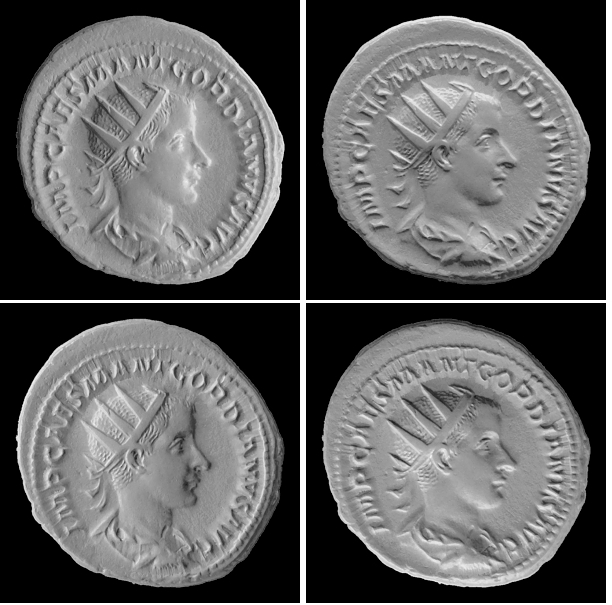
#> input picture FarzanExamples/coins.jpg, 612 x 605 px
$ python ee470-lecture21-contours.py
#> lines starting #> are read from the running program, lines starting #| are printed output that depends on the picture; after the words box and inside, x2 and y2 are one past the last pixel; in counts of white or black regions, pixels touching at a corner belong together; long printed decimals are rounded
# (c) 2025 S. Farzan, Electrical Engineering Department, Cal Poly
# Vision-Based Robotic Manipulation (EE 470), Lecture 21

import cv2
import numpy as np
from pathlib import Path


def detect_circles_contours(image_path):
    # Read image
    image_path = Path(image_path)
    image = cv2.imread(str(image_path))
#> image is the input picture: shape (605, 612, 3); min 0, max 255, mean 94.7
    original = image.copy()

    # Convert to grayscale
    gray = cv2.cvtColor(image, cv2.COLOR_BGR2GRAY)

    # Apply Gaussian blur
    blurred = cv2.GaussianBlur(gray, (5, 5), 0)
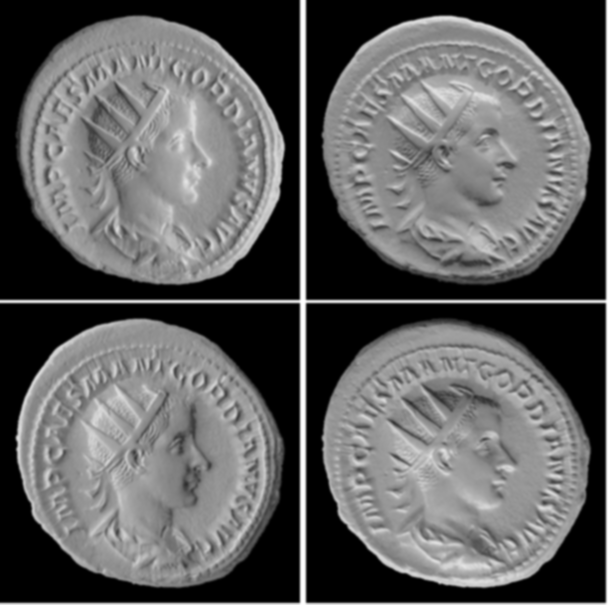
#> blurred: shape (605, 612); min 0, max 255, mean 94.7

    # Try different thresholding methods
    # 1. Simple binary threshold
    _, thresh_binary = cv2.threshold(blurred, 100, 255, cv2.THRESH_BINARY)
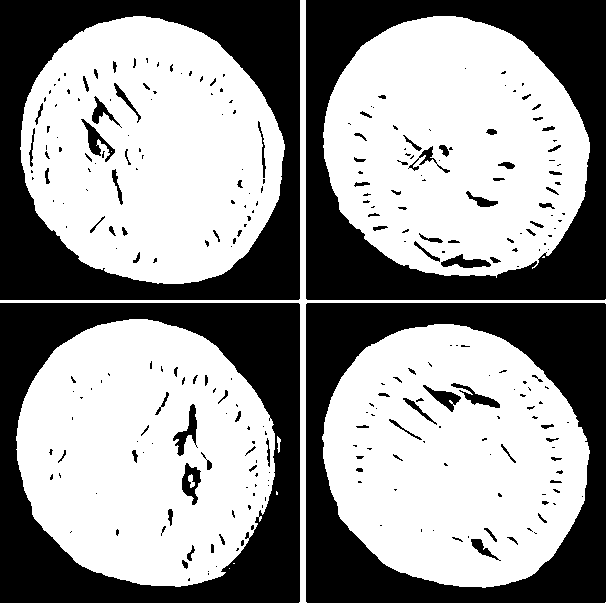
#> thresh_binary: shape (605, 612); 59.5% white; 289 black regions (193 under 20 px), largest, box (x1, y1, x2, y2) and area: (0, 303, 300, 603) 35723, (306, 0, 606, 300) 35570, (306, 303, 606, 603) 35351

    # 2. Otsu's thresholding
    _, thresh_otsu = cv2.threshold(blurred, 0, 255, cv2.THRESH_BINARY + cv2.THRESH_OTSU)
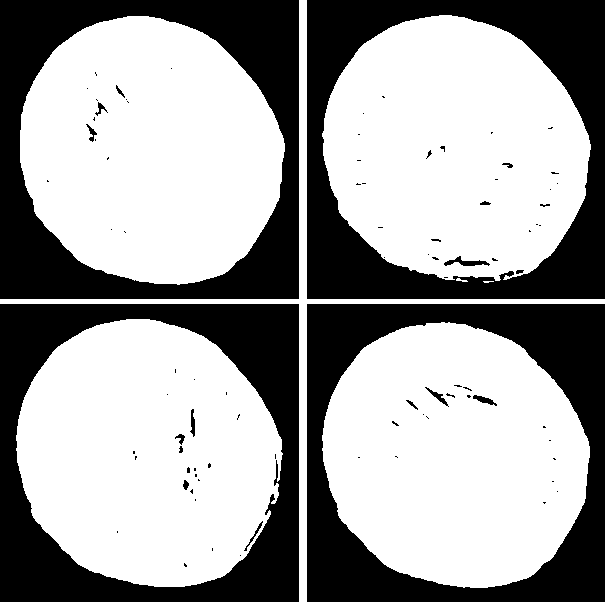
#> thresh_otsu: shape (605, 612); 63.3% white; 90 black regions (71 under 20 px), largest, box (x1, y1, x2, y2) and area: (0, 0, 299, 299) 33836, (307, 0, 605, 299) 33696, (0, 304, 299, 602) 33552

    # Choose the best threshold (try each one)
    thresh = thresh_binary # thresh_otsu  # Change this to try different thresholds

    # Clean up mask with morphological operations
    kernel = np.ones((5,5), np.uint8)
    mask = cv2.morphologyEx(thresh, cv2.MORPH_OPEN, kernel)
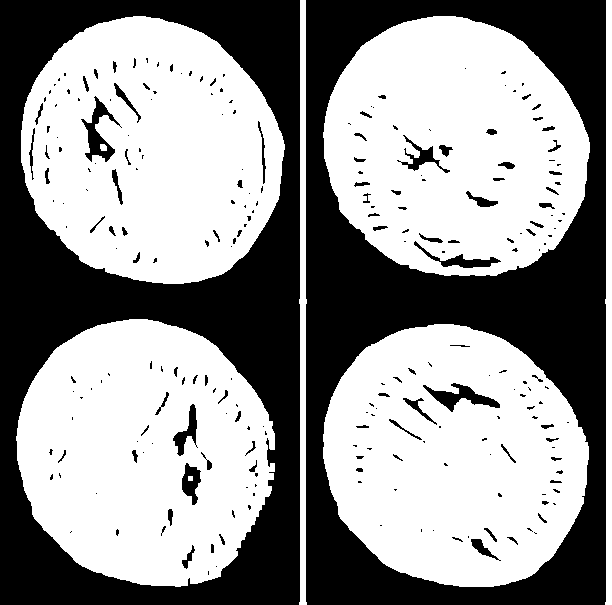
#> mask: shape (605, 612); 58.5% white; 248 black regions (159 under 20 px), largest, box (x1, y1, x2, y2) and area: (0, 0, 300, 605) 72766, (306, 0, 606, 605) 72508, (81, 96, 122, 162) 852
    mask = cv2.morphologyEx(mask, cv2.MORPH_CLOSE, kernel)
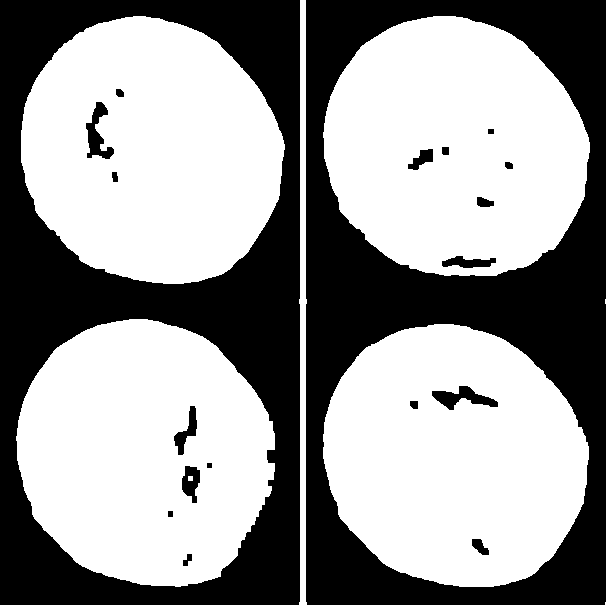
#> mask: shape (605, 612); 59.8% white; 19 black regions

    # Find contours on the edge image
    contours, _ = cv2.findContours(mask, cv2.RETR_EXTERNAL, cv2.CHAIN_APPROX_SIMPLE)
#> contours = 6 contours; box (x1, y1, x2, y2) and area: (21, 16, 285, 284) 54521, (323, 324, 589, 587) 54242, (323, 16, 590, 276) 53982, (16, 319, 275, 587) 53475, (299, 0, 307, 605) 3035, (605, 0, 612, 605) 3028

    # Create debug image for contours
    contour_debug = image.copy()
    cv2.drawContours(contour_debug, contours, -1, (0,255,0), 2)
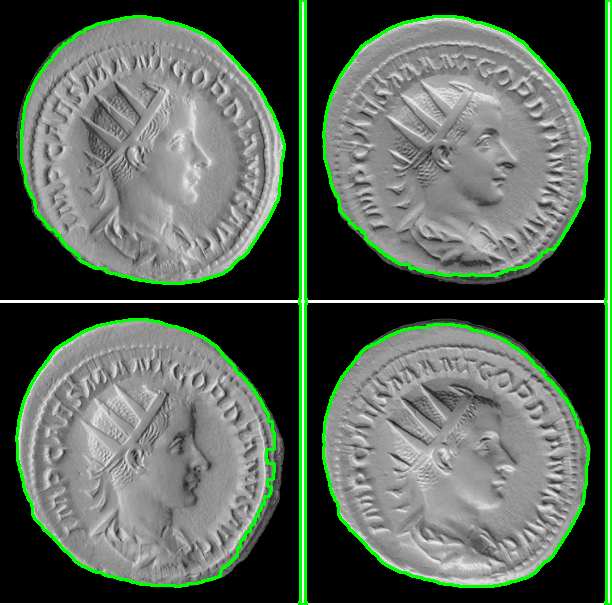
#> contour_debug: shape (605, 612, 3); 4.93% of pixels changed, all inside (x1, y1, x2, y2) = (15, 0, 612, 605)

    # Process each contour
    min_area = 50000  # Adjust based on your image
    min_circularity = 0.5  # Lower threshold for circularity

    for contour in contours:
        # Calculate area and perimeter
        area = cv2.contourArea(contour)
        perimeter = cv2.arcLength(contour, True)

        # Filter small contours and print area for debugging
        print(f"Contour area: {area}")
        if area < min_area:
            continue

        # Calculate circularity
        circularity = 4 * np.pi * area / (perimeter * perimeter) if perimeter > 0 else 0
        print(f"Circularity: {circularity}")

        # If shape is roughly circular
        if circularity > min_circularity:
            # Calculate moments
            M = cv2.moments(contour)
            if M["m00"] != 0:
                # Calculate centroid
                cx = int(M["m10"] / M["m00"])
                cy = int(M["m01"] / M["m00"])

                # Calculate radius from area
                radius = int(np.sqrt(area / np.pi))

                # Draw the outer circle
                cv2.circle(image, (cx, cy), radius, (0, 255, 0), 2)
                # Draw the center point
                cv2.circle(image, (cx, cy), 3, (0, 0, 255), -1)

                # Add measurements
                cv2.putText(image, f'Area: {area:.0f}',
                          (cx-20, cy-40),
                          cv2.FONT_HERSHEY_SIMPLEX, 0.5, (255, 255, 255), 2)
                cv2.putText(image, f'Circ: {circularity:.2f}',
                          (cx-20, cy-20),
                          cv2.FONT_HERSHEY_SIMPLEX, 0.5, (255, 255, 255), 2)
#> this loop made 6 passes
#> (area, perimeter, circularity, cx, cy, radius) on passes 1 to 4: (54242.5, 882, 0.876, 454, 456, 131), (53475, 911.2, 0.809, 144, 452, 130), (53982.5, 883.5, 0.869, 454, 147, 131), (54521, 887.8, 0.869, 150, 151, 131)
#> (area, perimeter) on passes 5 to 6: (3027.5, 1220.2), (3035, 1222.5)
#| Contour area: 54242.5
#| Circularity: 0.8762
#| Contour area: 53475.0
#| Circularity: 0.8094
#| Contour area: 53982.5
#| Circularity: 0.869
#| Contour area: 54521.0
#| Circularity: 0.8693
#| Contour area: 3027.5
#| Contour area: 3035.0
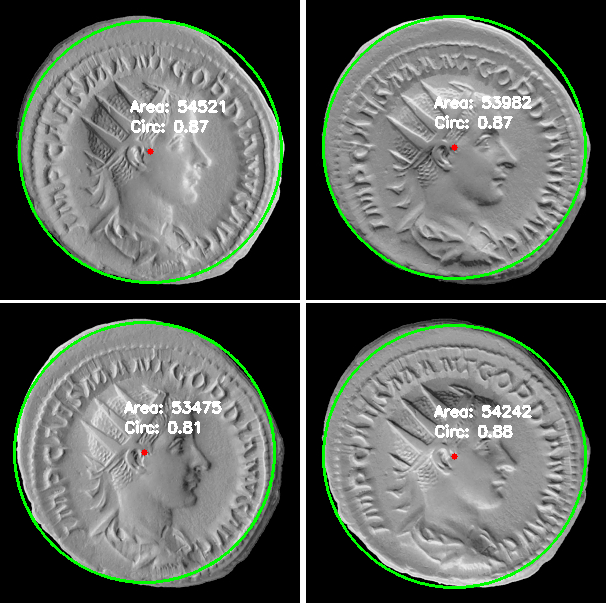
#> image: shape (605, 612, 3); 3.85% of pixels changed, all inside (x1, y1, x2, y2) = (13, 15, 587, 589)

    # Display all intermediate steps for debugging
    cv2.imshow('Original', original)
    cv2.imshow('Grayscale', gray)
    cv2.imshow('Blurred', blurred)
    cv2.imshow('Binary Threshold', thresh_binary)
    cv2.imshow('Otsu Threshold', thresh_otsu)
    cv2.imshow('Mask after Morphology', mask)
    cv2.imshow('Contours Debug', contour_debug)
    cv2.imshow('Detected Circles (Contours)', image)

    key = cv2.waitKey(0)
#> (key Esc is pressed here)
    cv2.destroyAllWindows()

    return key

# Run the detection with ability to try different thresholds
script_dir = Path(__file__).parent
image_path = script_dir / 'coins.jpg'
detect_circles_contours(image_path)
